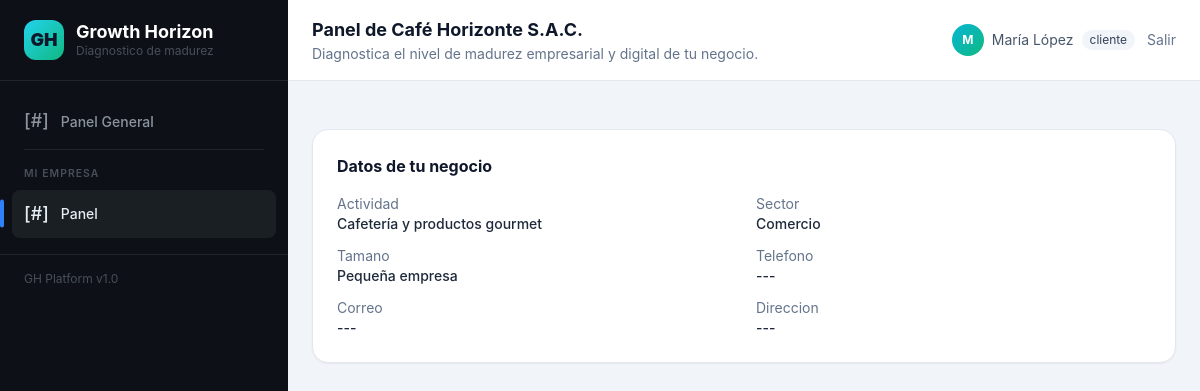
The app's page /mi-empresa/ (signed in), older data.
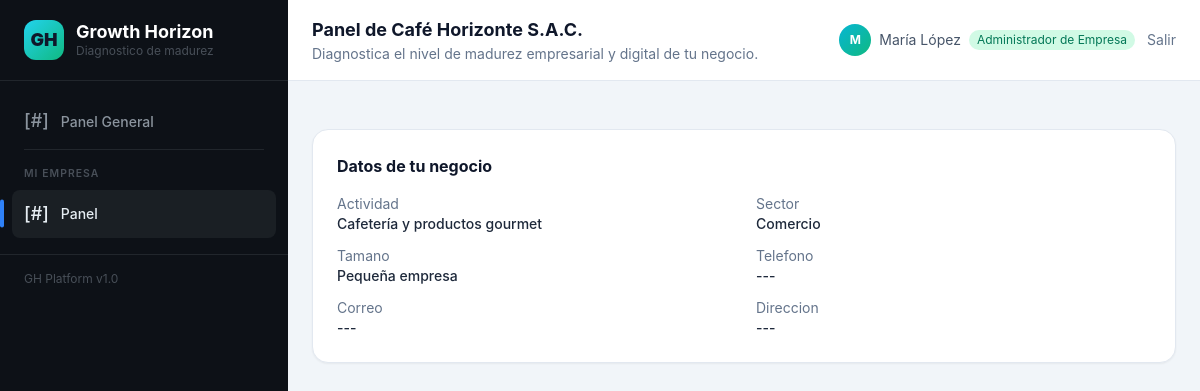
The same page, newer data.
### models/usuario.py (models this page shows, shortened)
class Usuario(UserMixin, TimestampMixin, db.Model):
    __tablename__ = "usuarios"
    id = db.Column(db.Integer, primary_key=True)
    nombre = db.Column(db.String(120), nullable=False)
    email = db.Column(db.String(180), unique=True, nullable=False, index=True)
    password_hash = db.Column(db.String(255), nullable=False)
    rol = db.Column(db.String(40), nullable=False, default=ROL_ANALISTA)
    cargo = db.Column(db.String(80), nullable=True)
    activo = db.Column(db.Boolean, nullable=False, default=True)
    sector_id = db.Column(db.Integer, db.ForeignKey("sectores.id"), nullable=True)
    empresa_id = db.Column(db.Integer, db.ForeignKey("empresas.id", ondelete="SET NULL"), nullable=True)
    ultimo_acceso = db.Column(db.DateTime, nullable=True)
    intentos_fallidos = db.Column(db.Integer, nullable=False, default=0)
    ultimo_intento_fallido = db.Column(db.DateTime, nullable=True)
    sector = db.relationship("Sector", backref=db.backref("usuarios", lazy="dynamic", passive_deletes=True))
    empresa = db.relationship("Empresa", backref=db.backref("usuarios", lazy="dynamic", passive_deletes=True))
    auditorias = db.relationship("Auditoria", backref="usuario", lazy="dynamic")
    @property
    def es_superadmin(self):
        return self.rol == ROL_SUPERADMIN
    @property
    def es_admin_empresa(self):
        return self.rol == ROL_EMPRESA
    @property
    def es_empleado(self):
        return self.rol == ROL_EMPLEADO
    @property
    def tiene_empresa(self):
        return self.empresa is not None
    @property
    def acceso_empresa_activa(self):
        return self.empresa is None or self.empresa.estado == "activo"
    @property
    def puede_administrar(self):
        return rol_tiene_permiso(self.rol, "Configuración y horarios")
    @property
    def puede_gestionar_empleados(self):
        return rol_tiene_permiso(self.rol, "Gestionar empleados")
    @property
    def etiqueta_rol(self):
        from models.roles import ROLES_DISPONIBLES
        return ROLES_DISPONIBLES.get(self.rol, self.rol)

### routes/cliente.py (the view)
@cliente_bp.route("/")
@login_required
@requiere_empresa
def panel():
    if not current_user.acceso_empresa_activa:
        abort(403)
    empresa = current_user.empresa
    total_empleados = Usuario.query.filter_by(empresa_id=empresa.id, rol=ROL_EMPLEADO).count()
    es_empleado = current_user.es_empleado
    puede_administrar = current_user.puede_administrar
    puede_gestionar_empleados = current_user.puede_gestionar_empleados
    return render_template(
        "cliente/panel.html",
        empresa=empresa,
        total_empleados=total_empleados,
        es_empleado=es_empleado,
        puede_administrar=puede_administrar,
        puede_gestionar_empleados=puede_gestionar_empleados,
    )

### models/empresa.py (called while the page is built)
    @property
    def etiqueta_tamano(self):
        return {
            "MICRO": "Microempresa",
            "PEQUENA": "Pequeña empresa",
            "MEDIANA": "Median empresa",
            "GRANDE": "Gran empresa",
        }.get(self.tamano_empresa, self.tamano_empresa)

### models/roles.py (called while the page is built)
def rol_tiene_permiso(rol, clave):
    for fila in MATRIZ_PERMISOS:
        if fila["permiso"] == clave:
            return fila.get(rol, False)
    return False

### routes/decoradores.py (called while the page is built)
def miembro_empresa_requerido(func):
    @wraps(func)
    def envoltura(*args, **kwargs):
        if not current_user.is_authenticated:
            _sin_acceso()
        if current_user.empresa is None:
            _sin_acceso()
        if not current_user.activo:
            _sin_acceso()
        if not current_user.acceso_empresa_activa:
            _sin_acceso()
        return func(*args, **kwargs)
    return envoltura

### templates/cliente/panel.html (shortened to what this page needs)
{% extends "base.html" %}
{% block cabecera %}Panel de {{ empresa.nombre }}{% endblock %}
{% block subcabecera %}Diagnostica el nivel de madurez empresarial y digital de tu negocio.{% endblock %}
{% block contenido %}
    <div class="space-y-6">
        <div class="bg-white rounded-2xl shadow-sm border border-slate-200 p-6">
            <h3 class="font-bold text-slate-900 mb-4">Datos de tu negocio</h3>
            <dl class="grid grid-cols-1 sm:grid-cols-2 gap-x-6 gap-y-3 text-sm">
                <div>
                    <dt class="text-slate-500">Actividad</dt>
                    <dd class="font-medium text-slate-800">{{ empresa.actividad or '---' }}</dd>
                </div>
                <div>
                    <dt class="text-slate-500">Sector</dt>
                    <dd class="font-medium text-slate-800">{{ empresa.sector.nombre if empresa.sector else '---' }}</dd>
                </div>
                <div>
                    <dt class="text-slate-500">Tamano</dt>
                    <dd class="font-medium text-slate-800">{{ empresa.etiqueta_tamano }}</dd>
                </div>
                <div>
                    <dt class="text-slate-500">Telefono</dt>
                    <dd class="font-medium text-slate-800">{{ empresa.telefono or '---' }}</dd>
                </div>
                <div>
                    <dt class="text-slate-500">Correo</dt>
                    <dd class="font-medium text-slate-800">{{ empresa.correo or '---' }}</dd>
                </div>
                <div>
                    <dt class="text-slate-500">Direccion</dt>
                    <dd class="font-medium text-slate-800">{{ empresa.direccion or '---' }}</dd>
                </div>
            </dl>
        </div>
    </div>
{% endblock %}

### templates/base.html (shortened to what this page needs)
<!DOCTYPE html>
<html lang="es" class="h-full">
<head>
    <script src="https://cdn.tailwindcss.com"></script>
    <link rel="stylesheet" href="https://cdnjs.cloudflare.com/ajax/libs/animate.css/4.1.1/animate.min.css" />
    <link rel="stylesheet" href="{{ url_for('static', filename='css/ripple.css') }}" />
</head>
<body class="h-full bg-slate-100 text-slate-800 antialiased">
    <div class="flex h-screen overflow-hidden" x-data="{ empresaMenu: true }">
        <aside class="w-72 flex-col shrink-0 gh-sidebar" x-show="empresaMenu">
            <div class="flex items-center gap-3 px-6 py-5 border-b" style="border-color: #21262C;">
                <div
                    class="w-10 h-10 rounded-xl bg-gradient-to-br from-cyan-400 to-emerald-500 flex items-center justify-center text-lg font-black text-slate-900">
                    GH</div>
                <div>
                    <h1 class="text-white font-bold text-lg leading-tight">Growth Horizon</h1>
                    <p class="text-xs" style="color: #484f58;">Diagnostico de madurez</p>
                </div>
            </div>
            <nav class="flex-1 overflow-y-auto scrollbar-thin px-3 py-4 space-y-1">
                <a href="{{ url_for('main.dashboard') }}"
                    class="gh-nav-item {% if request.endpoint == 'main.dashboard' %}gh-active{% endif %}">
                    <span class="text-lg">[#]</span> Panel General
                </a>
                {% if current_user.is_authenticated and current_user.tiene_empresa and current_user.acceso_empresa_activa %}
                <div class="gh-divider"></div>
                <p class="gh-section-label">Mi empresa</p>
                {% if current_user.empresa %}
                <a href="{{ url_for('cliente.panel') }}"
                    class="gh-nav-item {% if request.endpoint and request.endpoint.startswith('cliente.panel') %}gh-active{% endif %}">
                    <span class="text-lg">[#]</span> Panel
                </a>
                {% endif %}
                {% endif %}
            </nav>
            <div class="gh-sidebar-footer px-6 py-4 text-xs">
                GH Platform v1.0
            </div>
        </aside>
        <div class="flex-1 flex flex-col overflow-hidden pt-14 md:pt-0">
            <header class="bg-white border-b border-slate-200 px-6 py-4 flex items-center justify-between">
                <div>
                    <h2 class="text-lg font-bold text-slate-900">{% block cabecera %}{% endblock %}</h2>
                    <p class="text-sm text-slate-500">{% block subcabecera %}{% endblock %}</p>
                </div>
                <div class="flex items-center gap-3">
                    {% if current_user.is_authenticated %}
                    <span class="hidden sm:inline-flex items-center gap-2 text-sm text-slate-600">
                        <span
                            class="w-8 h-8 rounded-full bg-gradient-to-br from-cyan-500 to-emerald-500 text-white flex items-center justify-center text-xs font-bold">
                            {{ current_user.nombre[:1] | upper }}
                        </span>
                        {{ current_user.nombre }}
                        <span
                            class="px-2 py-0.5 text-xs rounded-full
                            {% if current_user.es_superadmin %}bg-purple-100 text-purple-700
                            {% elif current_user.es_admin_empresa %}bg-emerald-100 text-emerald-700
                            {% elif current_user.es_empleado %}bg-sky-100 text-sky-700
                            {% else %}bg-slate-100 text-slate-700{% endif %}">
                            {{ current_user.etiqueta_rol }}
                        </span>
                    </span>
                    <a href="{{ url_for('auth.logout') }}"
                        class="text-sm text-slate-500 hover:text-red-600 transition">Salir</a>
                    {% endif %}
                </div>
            </header>
            <main class="flex-1 overflow-y-auto scrollbar-thin p-6">
                {% block contenido %}{% block content %}{% endblock %}{% endblock %}
            </main>
        </div>
    </div>
</body>
</html>

Row changes from the older to the newer data that the page shows:
changed Usuario "María López": rol "cliente" → "empresa" (drawn); etiqueta_rol "cliente" → "Administrador de Empresa"
